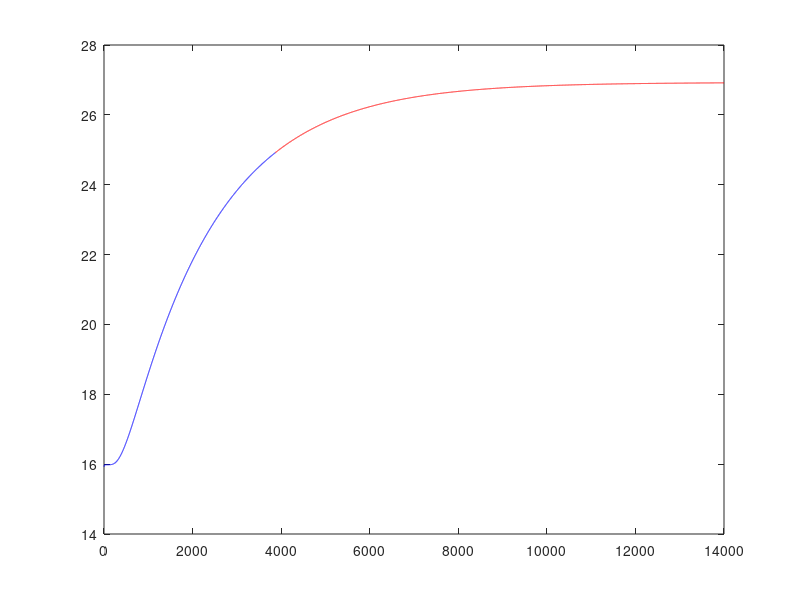

MATLAB code to generate this figure: (Note: this script raises an error after producing the figure.)
clc;
clear;
close all;

%% Task 2
%Variables
N = 10;
L = .2413;
x = .2159;
T0 = 15.9830;
k_array = [130,115,16.2];
ro_array = [2810,8500,8000];
cp_array = [960,380,500];
Name_array = {'ALuminum25', 'Aluminum30', 'Brass25', 'Brass30', 'Steel22'};


%Steady State finding


lambda = zeros(1,N);
bn = zeros(1,N);
sum = zeros(1,N);
tf = 14000;
total = zeros(1,tf);

u = zeros(1,8);
Fo = zeros(1,5);

HEXP = [55.399,78.553,104.987,150.169,287.308];
%
for h = 1:length(HEXP)

  if h<=2 %aluminum alpha
            alpha = (k_array(1)/(ro_array(1)*cp_array(1)));
        elseif h<=4 %brass Alpha
            alpha = (k_array(2)/(ro_array(2)*cp_array(2)));
        else %steel alpha
            alpha = (k_array(3)/(ro_array(3)*cp_array(3)));
  end
end

alpha_adjusted = [1.2048, 1.2048,1.7802,1.7802,1.1745];
alpha_adjusted = alpha_adjusted * (10^-5);

start = T0 + (HEXP(h) * x);

%figure; hold on;

%for x = linspace(.0381,L,8)

x = linspace(.0381,L,8);

for q = 1:8
    START(q) = T0 + (HEXP(h) * x(q));

    for t = 1:tf
        TOTAL = 0;
        TOtAL = 0;
        for n = 1:N

            Lambda = ((2*n - 1) * pi) / (2 * L);
            Bn = ((-1)^(n) * (4*HEXP(h)*L)) / (2*n-1) * (2 / ((2*n-1) * pi * pi));
            Sum = Bn * sin(Lambda*x(q)) * exp(-Lambda^2 * alpha_adjusted(h) * t);
            TOtAL = Sum + TOtAL;
        end
        total(t) = TOtAL;
    end
u = START(q) + total;

time = linspace(1,tf,tf);

Difference = diff(total);
tx = 0;
for j = 1:length(Difference)
    if Difference(j) >= .001
        tss = time(j);
    end
end
figure;
plot(time(1:tss),u(1:tss), 'b'); hold on;
plot(time(tss:length(time)), u(tss:length(u)), 'r');
xline(tss);
legend('Transient State', 'Steady State', 'Steady State Time', location='south');
titleNum = Name_array{h};
title(titleNum);
ylim([0,100]);
xlim([0,tf]);
xline(tss);
text(4000, 90, ['Tss = ', num2str(tss), ' seconds'], 'HorizontalAlignment', 'right', 'FontSize', 10);

Fo(h) = (alpha_adjusted(h) * tss) / (L * L);
plot(time,u, 'r'); hold on;
legend('H Experimental');

end






